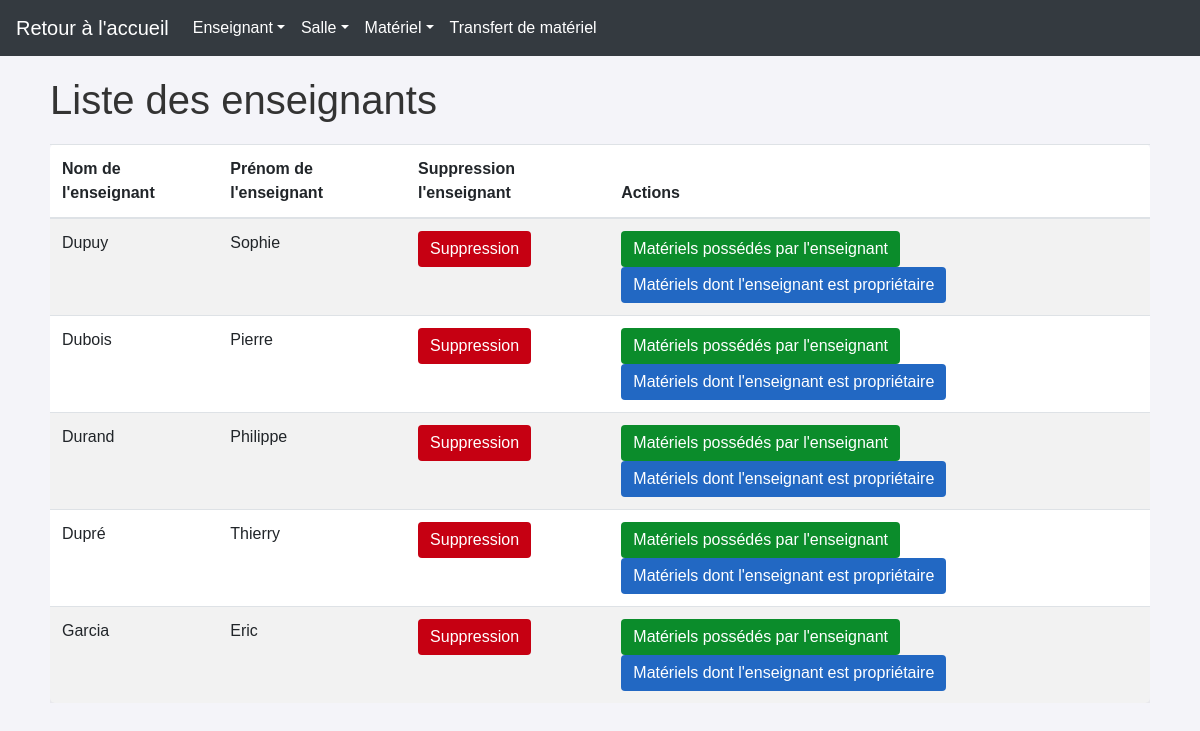
The page /gestion_de_materiel/enseignant/liste_enseignants on the database its author committed.
### gestion_de_materiel/models.py (models this page shows, shortened)
class Enseignant(models.Model):
    nom = models.CharField(
        max_length=50,
        blank=False,
        null=True,
        default='aucun'
    )
    prenom = models.CharField(
        max_length=50,
        blank=False,
        null=True,
        default='aucun'
    )

### gestion_de_materiel/views.py (the view)
# urls.py: path('gestion_de_materiel/enseignant/liste_enseignants', liste_enseignants, name='liste_enseignants'),
def liste_enseignants(request):
    enseignants = Enseignant.objects.all()
    return render(request, 'gestion_de_materiel/enseignant/liste_enseignants.html', {'enseignants': enseignants})

### templates/gestion_de_materiel/enseignant/liste_enseignants.html (shortened to what this page needs)
<!DOCTYPE html>
<html>
<head>
    <link rel="stylesheet" href="https://stackpath.bootstrapcdn.com/bootstrap/4.5.0/css/bootstrap.min.css">
</head>
<body>
    <nav class="navbar navbar-expand-lg">
        <a class="navbar-brand" href="/gestion_de_materiel/accueil">Retour à l'accueil</a>
        <div class="collapse navbar-collapse">
            <ul class="navbar-nav mr-auto">
                <li class="nav-item dropdown">
                    <a class="nav-link dropdown-toggle" href="#" id="enseignantDropdown" role="button" data-toggle="dropdown" aria-haspopup="true" aria-expanded="false">Enseignant</a>
                </li>
                <li class="nav-item dropdown">
                    <a class="nav-link dropdown-toggle" href="#" id="salleDropdown" role="button" data-toggle="dropdown" aria-haspopup="true" aria-expanded="false">Salle</a>
                </li>
                <li class="nav-item dropdown">
                    <a class="nav-link dropdown-toggle" href="#" id="materielDropdown" role="button" data-toggle="dropdown" aria-haspopup="true" aria-expanded="false">Matériel</a>
                </li>
                <li class="nav-item">
                    <a class="nav-link" href="/gestion_de_materiel/transfert/choix_materiel">Transfert de matériel</a>
                </li>
            </ul>
        </div>
    </nav>
    <div class="container content">
        <h1>Liste des enseignants</h1>
        <table class="table table-striped">
            <thead>
                <tr>
                    <th>Nom de l'enseignant</th>
                    <th>Prénom de l'enseignant</th>
                    <th>Suppression l'enseignant</th>
                    <th>Actions</th>
                </tr>
            </thead>
            <tbody>
                {% for enseignant in enseignants %}
                    <tr>
                        <td>{{ enseignant.nom }}</td>
                        <td>{{ enseignant.prenom }}</td>
                        <td>
                            <form method="post" action="{% url 'supprimer_enseignant' enseignant.id %}">
                                <button type="submit" class="btn btn-danger">Suppression</button>
                            </form>
                        </td>
                        <td>
                            <a href="{% url 'liste_materiels_possedes' enseignant.id %}" class="btn btn-primary">Matériels possédés par l'enseignant</a>
                            <a href="{% url 'liste_materiels_proprietaire' enseignant.id %}" class="btn btn-success">Matériels dont l'enseignant est propriétaire</a>
                        </td>
                    </tr>
                {% empty %}
                    <tr>
                        <td colspan="4">Aucun enseignant n'est trouvé.</td>
                    </tr>
                {% endfor %}
            </tbody>
        </table>
    </div>
</body>
</html>

### templates/gestion_de_materiel/enseignant/liste_enseignants.html (style rules this page uses)
body { font-family: Arial, sans-serif; background-color: #f4f4f9; color: #333; }
.navbar { background-color: #343a40; }
.navbar-brand, .navbar-nav .nav-link { color: #fff; }
.content { padding: 20px; }
.table { background-color: #fff; border-radius: 5px; margin-top: 20px; }
.btn-primary { background-color: #0b8c2b; border: none; }
.btn-success { background-color: #2268c3; border: none; }
.btn-danger { background-color: #c60012; border: none; }

### rows shown on the page
Enseignant: nom "Dupuy", prenom "Sophie"
Enseignant: nom "Dubois", prenom "Pierre"
Enseignant: nom "Durand", prenom "Philippe"
Enseignant: nom "Dupré", prenom "Thierry"
Enseignant: nom "Garcia", prenom "Eric"
